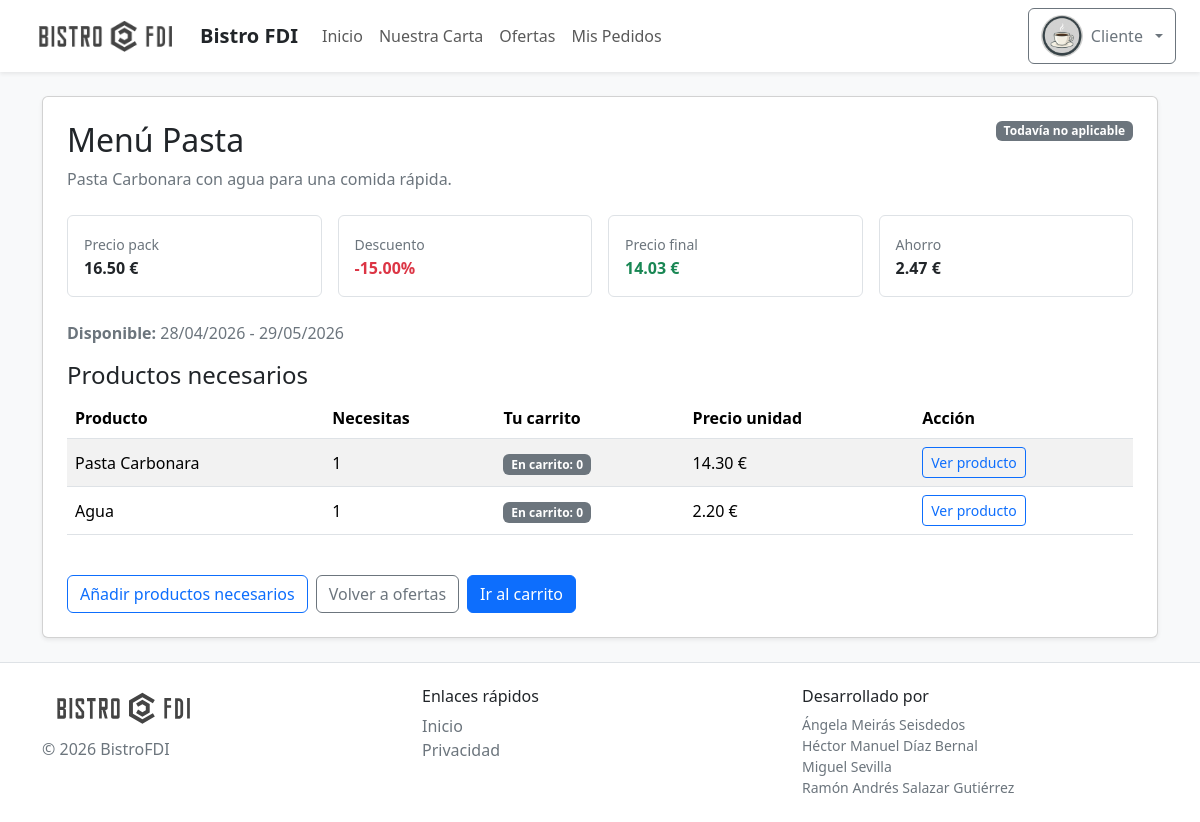
The app's page /includes/vistas/ofertas/oferta_detalle.php?id=2 (signed in) with its own data.
### tables this page shows
CREATE TABLE `ofertas` (
  `id` int(11) NOT NULL,
  `nombre` varchar(255) NOT NULL,
  `descripcion` text DEFAULT NULL,
  `fecha_inicio` date NOT NULL,
  `fecha_fin` date NOT NULL,
  `descuento_porcentaje` decimal(5,2) NOT NULL
);

CREATE TABLE `oferta_productos` (
  `id_oferta` int(11) NOT NULL,
  `id_producto` int(11) NOT NULL,
  `cantidad` int(11) NOT NULL
);

CREATE TABLE `productos` (
  `id` int(11) NOT NULL,
  `id_categoria` int(11) NOT NULL,
  `nombre` varchar(150) NOT NULL,
  `descripcion` text DEFAULT NULL,
  `precio_base` decimal(10,2) NOT NULL,
  `iva` int(11) NOT NULL CHECK (`iva` in (4,10,21)),
  `disponible` tinyint(1) DEFAULT 1,
  `ofertado` tinyint(1) DEFAULT 1,
  `cocinable` tinyint(1) DEFAULT 1
);

### includes/clases/DTO/OfertaDTO.php (called while the page is built, shortened)
<?php
class Oferta {
    private $id;
    private $nombre;
    private $descripcion;
    private $fecha_inicio;
    private $fecha_fin;
    private $descuento;
    private $productos;
    public function __construct($id, $nombre, $descripcion, $fecha_inicio, $fecha_fin, $descuento, $productos = []) {
        $this->id = $id;
        $this->nombre = $nombre;
        $this->descripcion = $descripcion;
        $this->fecha_inicio = $fecha_inicio;
        $this->fecha_fin = $fecha_fin;
        $this->descuento = $descuento;
        $this->productos = $productos;
    }
    public function getId() { return $this->id; }
    public function getNombre() { return $this->nombre; }
    public function getDescripcion() { return $this->descripcion; }
    public function getFechaInicio() { return $this->fecha_inicio; }
    public function getFechaFin() { return $this->fecha_fin; }
    public function getDescuento() { return $this->descuento; }
    public function getProductos() { return $this->productos; }
    public function getPrecioPackSinDescuento() {
        $total = 0;
        foreach ($this->productos as $p) {
            $precio = isset($p['precio_con_iva']) ? $p['precio_con_iva'] : 0;
            $cantidad = isset($p['cantidad']) ? $p['cantidad'] : 0;
            $total += $precio * $cantidad;
        }
        return round($total, 2);
    }
    public function getPrecioPackConDescuento() {
        $sinDescuento = $this->getPrecioPackSinDescuento();
        return round($sinDescuento * (1 - ($this->descuento / 100)), 2);
    }
    public function getAhorroDescuento() {
        return round($this->getPrecioPackSinDescuento() - $this->getPrecioPackConDescuento(), 2);
    }
}

### includes/clases/DAO/OfertaDAO.php (called while the page is built, shortened)
<?php
class OfertaDAO {
    private $db;
    public function __construct($db_connection) {
        $this->db = $db_connection;
    }
    public function obtenerPorId($id) {
        $sql = "SELECT * FROM ofertas WHERE id = ?";
        $stmt = mysqli_prepare($this->db, $sql);
        mysqli_stmt_bind_param($stmt, "i", $id);
        mysqli_stmt_execute($stmt);
        $res = mysqli_stmt_get_result($stmt);
        $oferta = null;
        if ($fila = mysqli_fetch_assoc($res)) {
            $oferta = $this->crearOfertaConProductos($fila);
        }
        return $oferta;
    }
    private function crearOfertaConProductos($fila) {
        $idOferta = $fila['id'];
        $sql = "SELECT op.id_producto, op.cantidad, p.nombre, p.precio_base, p.iva
                FROM oferta_productos op
                JOIN productos p ON op.id_producto = p.id
                WHERE op.id_oferta = ?";
        $stmt = mysqli_prepare($this->db, $sql);
        mysqli_stmt_bind_param($stmt, "i", $idOferta);
        mysqli_stmt_execute($stmt);
        $res = mysqli_stmt_get_result($stmt);
        $productos = [];
        while ($row = mysqli_fetch_assoc($res)) {
            $precioConIva = round($row['precio_base'] * (1 + ($row['iva'] / 100)), 2);
            $productos[] = [
                'id_producto' => $row['id_producto'],
                'cantidad' => $row['cantidad'],
                'nombre' => $row['nombre'],
                'precio_con_iva' => $precioConIva
            ];
        }
        return new Oferta(
            $fila['id'],
            $fila['nombre'],
            $fila['descripcion'],
            $fila['fecha_inicio'],
            $fila['fecha_fin'],
            $fila['descuento_porcentaje'],
            $productos
        );
    }
}

### includes/clases/SA/OfertaSA.php (called while the page is built, shortened)
<?php
class OfertaSA {
    private $dao;
    public function __construct($db_connection) {
        $this->dao = new OfertaDAO($db_connection);
    }
    public function buscarPorId($id) {
        $id = filter_var($id, FILTER_SANITIZE_NUMBER_INT);
        return $this->dao->obtenerPorId($id);
    }
    public function vecesAplicable($oferta, $carrito, $consumidos = []) {
        $productosOferta = $oferta->getProductos();
        $minVeces = PHP_INT_MAX;
        foreach ($productosOferta as $p) {
            $idProd     = $p['id_producto'];
            $cantOferta = (int)$p['cantidad'];
            $cantCarrito    = isset($carrito[$idProd]) ? (int)$carrito[$idProd] : 0;
            $cantConsumida  = isset($consumidos[$idProd]) ? (int)$consumidos[$idProd] : 0;
            $cantDisponible = $cantCarrito - $cantConsumida;
            if ($cantDisponible <= 0 || $cantOferta <= 0) {
                return 0;
            }
        }
        return ($minVeces === PHP_INT_MAX) ? 0 : $minVeces;
    }
    public function aplicarOfertasACarrito($carrito, $idsOfertas) {
        $carrito = is_array($carrito) ? $carrito : [];
        $totalSinDescuento = 0;
        $totalSinDescuento = round($totalSinDescuento, 2);
        $descuentoTotal     = 0;
        $ofertasAplicadas   = [];
        $ofertasNoAplicables = [];
        $descuentoTotal = round($descuentoTotal, 2);
        $totalFinal     = round($totalSinDescuento - $descuentoTotal, 2);
        return [
            'total_sin_descuento'  => $totalSinDescuento,
            'descuento_total'      => $descuentoTotal,
            'total_final'          => $totalFinal < 0 ? 0 : $totalFinal,
            'ofertas_aplicadas'    => $ofertasAplicadas,
            'ofertas_no_aplicables'=> $ofertasNoAplicables
        ];
    }
}

### includes/vistas/ofertas/oferta_detalle.php (the view, shortened to what this page needs)
<?php
require_once '../../config.php';
$id = filter_input(INPUT_GET, 'id', FILTER_SANITIZE_NUMBER_INT);
$ofertaSA = new OfertaSA($db_connection);
$oferta = $id ? $ofertaSA->buscarPorId($id) : null;
$carrito = $_SESSION['carrito'] ?? [];
$activadas = $_SESSION['ofertas_aplicadas'] ?? [];
$yaAplicada = in_array((int)$oferta->getId(), array_map('intval', $activadas), true);
$veces = $ofertaSA->vecesAplicable($oferta, $carrito);
$nombre = htmlspecialchars($oferta->getNombre());
$idOferta = (int)$oferta->getId();
$descripcion = htmlspecialchars($oferta->getDescripcion());
$descuento = number_format($oferta->getDescuento(), 2);
$precioPack = number_format($oferta->getPrecioPackSinDescuento(), 2);
$precioFinal = number_format($oferta->getPrecioPackConDescuento(), 2);
$ahorro = number_format($oferta->getAhorroDescuento(), 2);
$fechaInicio = date('d/m/Y', strtotime($oferta->getFechaInicio()));
$fechaFin = date('d/m/Y', strtotime($oferta->getFechaFin()));
$productosHtml = "";
foreach ($oferta->getProductos() as $producto) {
    $idProducto = (int)$producto['id_producto'];
    $cantidadNecesaria = (int)$producto['cantidad'];
    $cantidadCarrito = isset($carrito[$idProducto]) ? (int)$carrito[$idProducto] : 0;
    $nombreProducto = htmlspecialchars($producto['nombre']);
    $precio = number_format($producto['precio_con_iva'], 2);
    $estadoProducto = $cantidadCarrito >= $cantidadNecesaria
        ? "<span class='badge text-bg-success'>En carrito: {$cantidadCarrito}</span>"
        : "<span class='badge text-bg-secondary'>En carrito: {$cantidadCarrito}</span>";
    $productosHtml .= <<<EOF
    <tr>
        <td>{$nombreProducto}</td>
        <td>{$cantidadNecesaria}</td>
        <td>{$estadoProducto}</td>
        <td>{$precio} €</td>
        <td><a href="../productos/productos_detalle.php?id={$idProducto}" class="btn btn-sm btn-outline-primary">Ver producto</a></td>
    </tr>
EOF;
}
$accion = "";
if ($yaAplicada) {
    $accion = <<<EOF
    <form class="form-accion-oferta" method="POST" action="../pedidos/apoyo/procesar_oferta.php">
        <input type="hidden" name="accion" value="quitar">
        <input type="hidden" name="id_oferta" value="{$idOferta}">
        <button type="submit" class="btn btn-outline-danger">Quitar oferta</button>
    </form>
EOF;
} else {
    $accion = "<a href='../productos/productos_cliente.php' class='btn btn-outline-primary'>Añadir productos necesarios</a>";
}
$aplicableTexto = $veces > 0
    ? "<span class='badge text-bg-success'>Aplicable automáticamente x{$veces}</span>"
    : "<span class='badge text-bg-secondary'>Todavía no aplicable</span>";
$contenidoPrincipal = <<<EOF
<section>
    <article class="card shadow-sm">
        <div class="card-body p-4">
        <header class="d-flex flex-column flex-lg-row justify-content-between gap-3 align-items-lg-start mb-4">
            <div>
                <h1 class="h2">{$nombre}</h1>
                <p class="text-secondary mb-0">{$descripcion}</p>
            </div>
            {$aplicableTexto}
        </header>
        <div class="row g-3 mb-4">
            <div class="col-6 col-lg-3"><div class="border rounded p-3 h-100"><small class="text-secondary">Precio pack</small><br><strong>{$precioPack} €</strong></div></div>
            <div class="col-6 col-lg-3"><div class="border rounded p-3 h-100"><small class="text-secondary">Descuento</small><br><strong class="text-danger">-{$descuento}%</strong></div></div>
            <div class="col-6 col-lg-3"><div class="border rounded p-3 h-100"><small class="text-secondary">Precio final</small><br><strong class="text-success">{$precioFinal} €</strong></div></div>
            <div class="col-6 col-lg-3"><div class="border rounded p-3 h-100"><small class="text-secondary">Ahorro</small><br><strong>{$ahorro} €</strong></div></div>
        </div>
        <p class="text-secondary"><strong>Disponible:</strong> {$fechaInicio} - {$fechaFin}</p>
        <h2 class="h4">Productos necesarios</h2>
        <div class="table-responsive">
            <table class="table table-striped table-hover align-middle">
            <thead>
                <tr>
                    <th>Producto</th>
                    <th>Necesitas</th>
                    <th>Tu carrito</th>
                    <th>Precio unidad</th>
                    <th>Acción</th>
                </tr>
            </thead>
            <tbody>{$productosHtml}</tbody>
        </table>
        </div>
        <div class="d-flex flex-wrap gap-2 mt-4">
            {$accion}
            <a href="ofertas_cliente.php" class="btn btn-outline-secondary">Volver a ofertas</a>
            <a href="../pedidos/carrito.php" class="btn btn-primary">Ir al carrito</a>
        </div>
        </div>
    </article>
</section>
EOF;
require("../comun/plantilla.php");
?>

### records on screen
ofertas: nombre "Menú Pasta", descripcion "Pasta Carbonara con agua para una comida rápida.", descuento_porcentaje "15.00", descuento_porcentaje "14.03", descuento_porcentaje "2.47", fecha_inicio "28/04/2026", fecha_fin "29/05/2026"
oferta_productos: id_producto.nombre "Pasta Carbonara", cantidad "1", id_producto "0", precio "14.30"
oferta_productos: id_producto.nombre "Agua", cantidad "1", id_producto "0", precio "2.20"

### other values on screen
$_SESSION['usuario']->nombre() "Cliente"
$precioPack "16.50"
